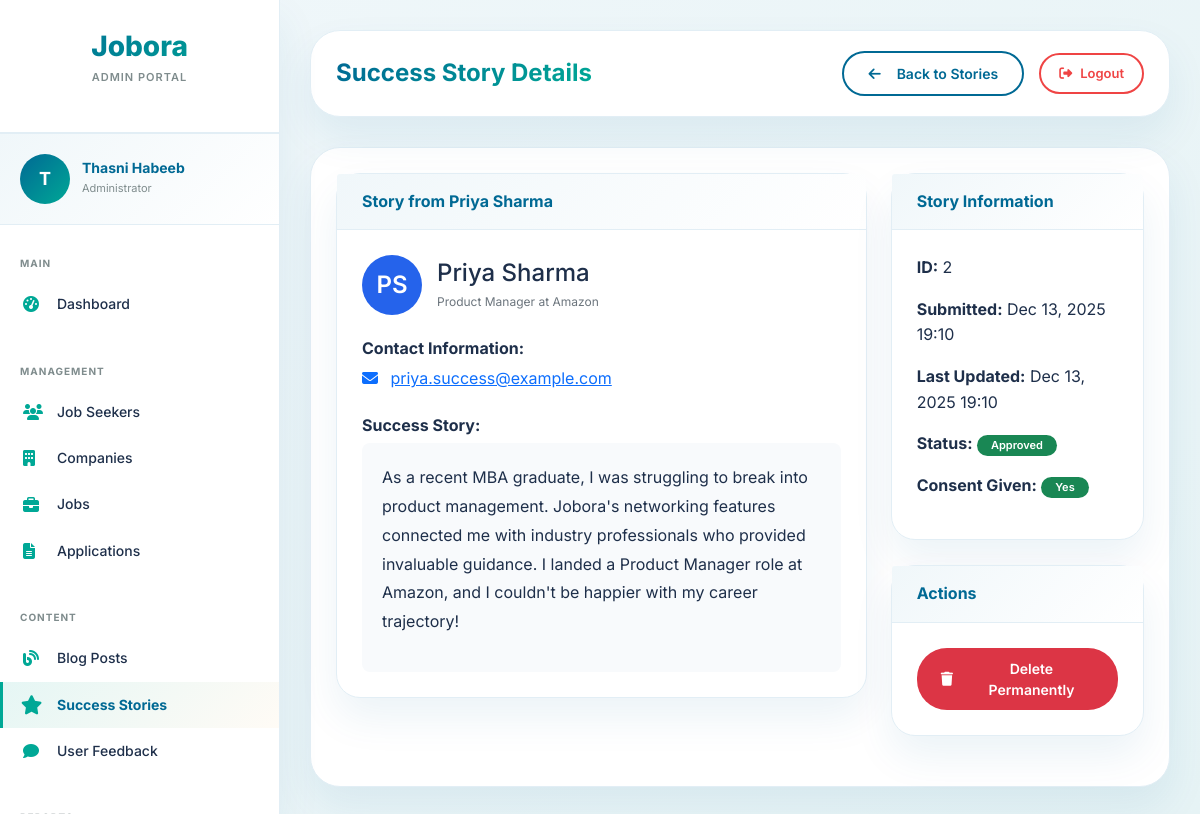
The page /admin-panel/content/stories/2/ (signed in) on the database its author committed.
### core/models.py (models this page shows, shortened)
class SuccessStory(models.Model):
    STATUS_CHOICES = [
        ('pending', 'Pending Review'),
        ('approved', 'Published'),
        ('rejected', 'Rejected'),
    ]
    full_name = models.CharField(
        max_length=100,
        validators=[
            MinLengthValidator(3, message='Name must be at least 3 characters long'),
            MaxLengthValidator(30, message='Name cannot exceed 30 characters')
        ]
    )
    current_role = models.CharField(
        max_length=100,
        validators=[
            MinLengthValidator(3, message='Role must be at least 3 characters long'),
            MaxLengthValidator(50, message='Role cannot exceed 50 characters')
        ]
    )
    email = models.EmailField()
    story_content = models.TextField(
        validators=[
            MinLengthValidator(100, message='Story must be at least 100 characters long'),
            MaxLengthValidator(2000, message='Story cannot exceed 2000 characters')
        ]
    )
    status = models.CharField(max_length=10, choices=STATUS_CHOICES, default='pending')
    consent = models.BooleanField(default=False)
    created_at = models.DateTimeField(auto_now_add=True)
    updated_at = models.DateTimeField(auto_now=True)
    approved_by = models.ForeignKey(
        settings.AUTH_USER_MODEL,  # CHANGED FROM User
        on_delete=models.SET_NULL,
        null=True,
        blank=True,
        related_name='approved_stories'
    )
    class Meta:
        verbose_name_plural = "Success Stories"
        ordering = ['-created_at']
    def get_initials(self):
        names = self.full_name.split()
        if len(names) >= 2:
            return (names[0][0] + names[-1][0]).upper()
        return self.full_name[:2].upper() if len(self.full_name) >= 2 else self.full_name[0].upper()

### admin_panel/views.py (the view)
# urls.py: path('content/stories/<int:story_id>/', views.admin_story_detail, name='admin_story_detail'),
@admin_required
def admin_story_detail(request, story_id):
    story = get_object_or_404(SuccessStory, id=story_id)
    return render(request, 'admin_panel/content/story_detail.html', {'story': story})

### templates/admin_panel/content/story_detail.html (shortened to what this page needs)
{% extends 'admin_panel/admin_base.html' %}
{% block page_title %}Success Story Details{% endblock %}
{% block page_actions %}
<a href="{% url 'admin_stories_list' %}" class="btn btn-outline-primary">
    <i class="fas fa-arrow-left me-2"></i> Back to Stories
</a>
{% endblock %}
{% block content %}
<div class="row">
    <div class="col-md-8">
        <div class="card">
            <div class="card-header">
                <h5 class="mb-0">Story from {{ story.full_name }}</h5>
            </div>
            <div class="card-body">
                <div class="d-flex align-items-center mb-4">
                    <div style="width: 60px; height: 60px; background: #2563eb; color: white; border-radius: 50%; display: flex; align-items: center; justify-content: center; font-size: 24px; font-weight: 600; margin-right: 15px;">
                        {{ story.get_initials }}
                    </div>
                    <div>
                        <h4 class="mb-1">{{ story.full_name }}</h4>
                        <p class="text-muted mb-0">{{ story.current_role }}</p>
                    </div>
                </div>
                <div class="mb-4">
                    <h6 class="fw-bold">Contact Information:</h6>
                    <p><i class="fas fa-envelope me-2 text-primary"></i> <a href="mailto:{{ story.email }}">{{ story.email }}</a></p>
                </div>
                <h6 class="fw-bold">Success Story:</h6>
                <div style="line-height: 1.8; background: #f8fafc; padding: 20px; border-radius: 8px;">
                    {{ story.story_content|linebreaks }}
                </div>
            </div>
        </div>
    </div>
    <div class="col-md-4">
        <div class="card">
            <div class="card-header">
                <h5 class="mb-0">Story Information</h5>
            </div>
            <div class="card-body">
                <p><strong>ID:</strong> {{ story.id }}</p>
                <p><strong>Submitted:</strong> {{ story.created_at|date:"M d, Y H:i" }}</p>
                <p><strong>Last Updated:</strong> {{ story.updated_at|date:"M d, Y H:i" }}</p>
                <p><strong>Status:</strong>
                    {% if story.status == 'approved' %}
                        <span class="badge bg-success">Approved</span>
                    {% elif story.status == 'pending' %}
                        <span class="badge bg-warning">Pending Review</span>
                    {% else %}
                        <span class="badge bg-danger">Rejected</span>
                    {% endif %}
                </p>
                <p><strong>Consent Given:</strong>
                    {% if story.consent %}
                        <span class="badge bg-success">Yes</span>
                    {% else %}
                        <span class="badge bg-danger">No</span>
                    {% endif %}
                </p>
            </div>
        </div>
        <div class="card mt-3">
            <div class="card-header">
                <h5 class="mb-0">Actions</h5>
            </div>
            <div class="card-body">
                <div class="d-grid gap-2">
                    <form method="POST" action="{% url 'admin_story_delete' story.id %}" onsubmit="return confirm('Are you sure you want to delete this story?');">
                        <button type="submit" class="btn btn-danger w-100">
                            <i class="fas fa-trash me-2"></i> Delete Permanently
                        </button>
                    </form>
                </div>
            </div>
        </div>
    </div>
</div>
{% endblock %}

### templates/admin_panel/admin_base.html (shortened to what this page needs)
{% load static %}
<!DOCTYPE html>
<html lang="en">
<head>
    <link href="https://cdn.jsdelivr.net/npm/bootstrap@5.1.3/dist/css/bootstrap.min.css" rel="stylesheet">
    <link rel="stylesheet" href="https://cdnjs.cloudflare.com/ajax/libs/font-awesome/6.4.0/css/all.min.css">
</head>
<body>
    <div class="admin-wrapper">
        <aside class="admin-sidebar">
            <div class="sidebar-header">
                <h2>Job<span>ora</span></h2>
                <p>ADMIN PORTAL</p>
            </div>
            <div class="admin-profile">
                <div class="profile-avatar">
                    {{ request.user.first_name|first|default:request.user.username|first|upper }}
                </div>
                <div class="profile-info">
                    <h4>{{ request.user.get_full_name|default:request.user.username }}</h4>
                    <p>Administrator</p>
                </div>
            </div>
            <div class="sidebar-menu">
                <div class="menu-section">
                    <div class="menu-title">Main</div>
                    <a href="{% url 'admin_dashboard' %}" class="menu-item {% if request.resolver_match.url_name == 'admin_dashboard' %}active{% endif %}">
                        <i class="fas fa-tachometer-alt"></i>
                        <span>Dashboard</span>
                    </a>
                </div>
                <div class="menu-section">
                    <div class="menu-title">Management</div>
                    <a href="{% url 'admin_users' %}" class="menu-item {% if 'users' in request.path %}active{% endif %}">
                        <i class="fas fa-users"></i>
                        <span>Job Seekers</span>
                    </a>
                    <a href="{% url 'admin_companies' %}" class="menu-item {% if 'companies' in request.path %}active{% endif %}">
                        <i class="fas fa-building"></i>
                        <span>Companies</span>
                    </a>
                    <a href="{% url 'admin_jobs' %}" class="menu-item {% if 'jobs' in request.path %}active{% endif %}">
                        <i class="fas fa-briefcase"></i>
                        <span>Jobs</span>
                    </a>
                    <a href="{% url 'admin_applications' %}" class="menu-item {% if 'applications' in request.path %}active{% endif %}">
                        <i class="fas fa-file-alt"></i>
                        <span>Applications</span>
                    </a>
                </div>
                <div class="menu-section">
                    <div class="menu-title">Content</div>
                    <a href="{% url 'admin_blog_list' %}" class="menu-item {% if 'blog' in request.path %}active{% endif %}">
                        <i class="fas fa-blog"></i>
                        <span>Blog Posts</span>
                    </a>
                    <a href="{% url 'admin_stories_list' %}" class="menu-item {% if 'stories' in request.path %}active{% endif %}">
                        <i class="fas fa-star"></i>
                        <span>Success Stories</span>
                    </a>
                    <a href="{% url 'admin_feedback' %}" class="menu-item {% if 'feedback' in request.path %}active{% endif %}">
                        <i class="fas fa-comment"></i>
                        <span>User Feedback</span>
                    </a>
                </div>
                <div class="menu-section">
                    <div class="menu-title">Reports</div>
                </div>
            </div>
        </aside>
        <main class="admin-main">
            <div class="top-bar animate-fadeInUp">
                <div class="page-title">
                    <h1>{% block page_title %}Admin Dashboard{% endblock %}</h1>
                </div>
                <div class="top-actions">
                    <div class="admin-actions">
                        {% block page_actions %}{% endblock %}
                    </div>
                    <a href="{% url 'admin_logout' %}" class="btn-admin logout-btn">
                        <i class="fas fa-sign-out-alt"></i> Logout
                    </a>
                </div>
            </div>
            <div class="content-area">
                {% block content %}{% endblock %}
            </div>
        </main>
    </div>
</body>
</html>

### rows shown on the page
SuccessStory: full_name "Priya Sharma", get_initials "PS", current_role "Product Manager at Amazon", email "priya.success@example.com", story_content "As a recent MBA graduate, I was struggling to break into product management. Jobora's networking features connected me with industry professionals who provided invaluable guidance. I landed a Product Manager role at Amazon, and I couldn't be happier with my career trajectory!", id "2", created_at "Dec 13, 2025 19:10", updated_at "Dec 13, 2025 19:10"

### other values the page prints
{{ request.user.get_full_name|default:request.user.username }} "Thasni Habeeb"
